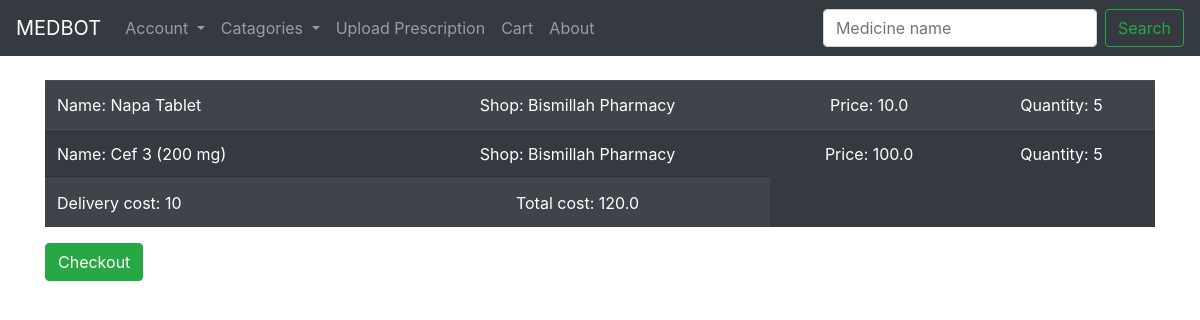
The page /Cart (signed in) on the database as committed earlier.
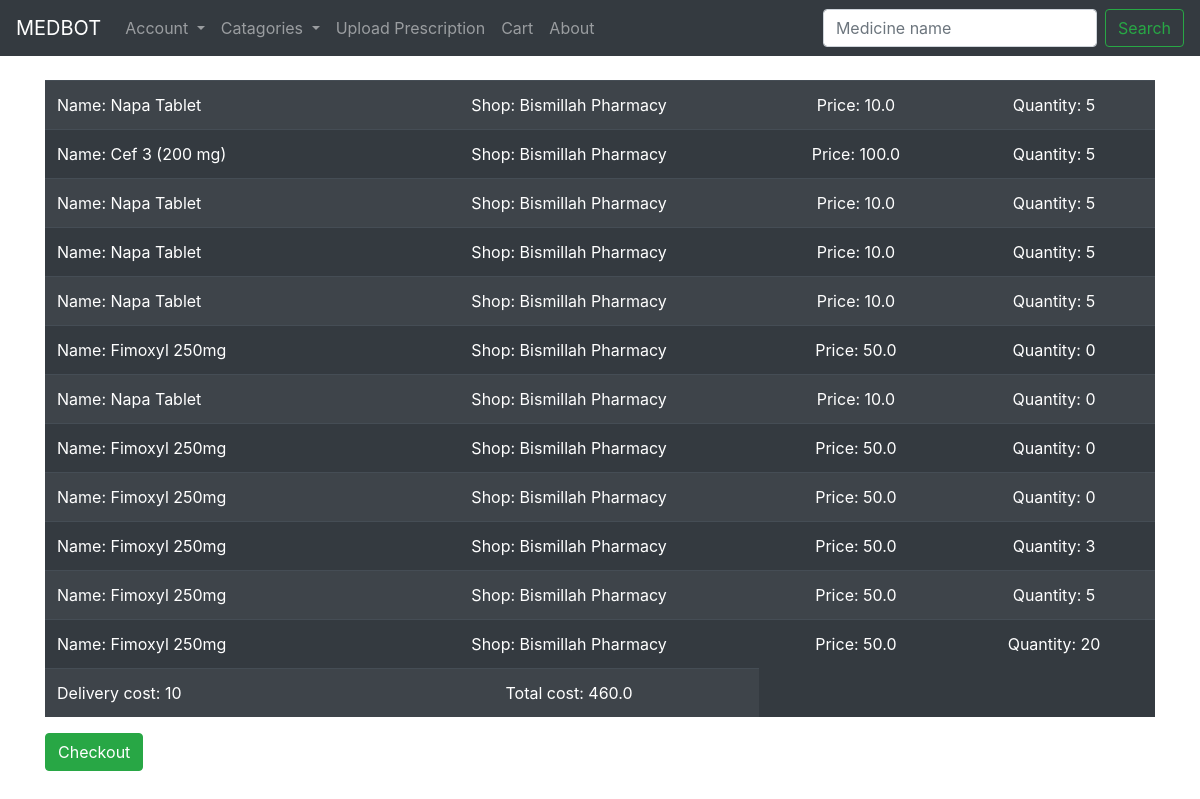
The same page on the database as committed later.
### medbot_app/models.py (models this page shows, shortened)
class Cart(models.Model):
	cart_id = models.BigAutoField(primary_key = True)
	pharmacy_id = models.ForeignKey(Employee, on_delete = models.CASCADE)
	customer_id = models.ForeignKey(Customer, on_delete = models.CASCADE)
	adding_quantity = models.IntegerField(default= 5)
	med_id = models.ForeignKey(Inventory, on_delete = models.CASCADE)

class Inventory(models.Model):
	MUSTPRESCRIBED = 'MP'
	MUSTNOTPRESCRIBE = 'MNP'
	MEDICINESTATUS = [
		(MUSTPRESCRIBED, 'Must be Prescribed'),
		(MUSTNOTPRESCRIBE, 'Must not be Prescribed'),
	]
	GENERAL = 'A'
	BLOOD = 'B'
	DIGESTIVE = 'D'
	EYE = 'F'
	EAR = 'H'
	CIRCULATORY = 'K'
	MUSCULOSKELETAL = 'L'
	NEUROLOGICAL = 'N'
	PSYCHOLOGICAL = 'P'
	RESPIRATORY = 'R'
	SKIN = 'S'
	ENDORCRINE = 'T'
	UROLOGY = 'U'
	PREGNANCY = 'W'
	FEMALEGENITAL = 'X'
	MALEGENITAL = 'Y'
	SOCIALPROB = 'Z'
	MEDICINECATAGORIES = [
		(GENERAL, 'General and unspecified'),
		(BLOOD, 'Blood, blood forming organs, lymphatics, spleen'),
		(DIGESTIVE, 'Digestive'),
		(EYE, 'Eye'),
		(EAR, 'Ear'),
		(CIRCULATORY, 'Circulatory'),
		(MUSCULOSKELETAL, 'Musculoskeletal'),
		(NEUROLOGICAL, 'Neorological'),
		(PSYCHOLOGICAL, 'Psychological'),
		(RESPIRATORY, 'Respiratory'),
		(SKIN, 'Skin'),
		(ENDORCRINE, 'Endocrine, metabolic and nutritional'),
		(UROLOGY, 'Urology'),
		(PREGNANCY, 'Pregnancy, childbirth, family planning'),
		(FEMALEGENITAL, 'Female genital system and breast'),
		(MALEGENITAL, 'Male genital system'),
		(SOCIALPROB, 'Social problems'),
	]
	med_name = models.CharField(max_length = 200)
	med_id = models.BigAutoField(primary_key = True, serialize=False)
	med_price = models.FloatField(max_length = 10)
	med_quantity = models.PositiveIntegerField()
	med_status = models.CharField(max_length = 3, choices = MEDICINESTATUS, default=MUSTPRESCRIBED)
	med_catagory = models.CharField(max_length = 2, choices = MEDICINECATAGORIES, default = GENERAL)
	med_generic = models.CharField(max_length = 100)
	pharmacy_id = models.ForeignKey(Employee, on_delete = models.CASCADE)
	def __str__(self):
		return self.med_name

class Employee(models.Model):
	pharmacy_id = models.BigAutoField(primary_key = True)
	pharmacy_address = models.CharField(max_length = 254)
	owner_name = models.CharField(max_length = 100)
	pharmacy_name = models.CharField(max_length = 100)
	pharmacy_reg_id = models.CharField(max_length = 100)
	employee_password = models.CharField(max_length = 100)
	pharmacy_rating = models.FloatField(max_length=3, null=True)
	pharmacy_rating_count = models.PositiveIntegerField(default = 0)
	employee_email = models.EmailField(max_length = 254)
	employee_phone = models.CharField(max_length = 15)
	employee_longT = models.CharField(max_length = 20, default= "90.40")
	employee_latiT = models.CharField(max_length = 20, default= "20.40")
	def __str__(self):
		return self.pharmacy_name

### medbot_app/views.py (the view)
# urls.py: path('Cart', views.cart, name= 'cart'),
def cart(request):
	if request.session.is_empty():
		return redirect('loginC')
	else:
		obj = Cart.objects.filter(customer_id = request.session['userId'])
		all_cost = 10
		for k in obj:
			all_cost = k.med_id.med_price + all_cost
		context = {'all': obj, 'price_of': all_cost}
		return render(request, 'cart.html', context)

### medbot_app/templates/cart.html (shortened to what this page needs)
{% extends 'baseC.html' %}
{% block content %}
	{% if all %}
	<div class="table-responsive">
		<table class="table table-striped table-dark">
			{% for things in all %}
				<tr>
					<td>Name: {{ things.med_id }}</td>
					<td><center>Shop: {{ things.pharmacy_id }}</center></td>
					<td><center>Price: {{ things.med_id.med_price }}</td>
					<td><center>Quantity: {{ things.adding_quantity }}</td>
			{% endfor %}
				</tr>
				<tr>
					<td>Delivery cost: 10</td>
					<td><center>Total cost: {{ price_of }}</td>
		</table>
	</div>
	{% endif %}
	<form action="{% url 'checkoutC' %}" method="POST">
		<div>
			<button  type="submit" class="btn btn-success">Checkout</button>
		</div>
	</form>
{% endblock %}

### medbot_app/templates/baseC.html (shortened to what this page needs)
<!doctype html>
<html lang="en">
  <head>
    <link rel="stylesheet" href="https://stackpath.bootstrapcdn.com/bootstrap/4.5.0/css/bootstrap.min.css">
	<link href='https://api.mapbox.com/mapbox-gl-js/v1.11.1/mapbox-gl.css' rel='stylesheet' />
  </head>
  <body>
  	<nav class="navbar navbar-expand-lg navbar-dark bg-dark">
	  <a class="navbar-brand" href="{% url 'loginCustomer' %}">MEDBOT</a>
	  <div class="collapse navbar-collapse" id="navbarSupportedContent">
	    <ul class="navbar-nav mr-auto">
	    	<li class="nav-item dropdown">
	        <a class="nav-link dropdown-toggle" href="#" id="navbarDropdown" role="button" data-toggle="dropdown" aria-haspopup="true" aria-expanded="false">
	          Account
	        </a>
	      </li>
	      <li class="nav-item dropdown">
	        <a class="nav-link dropdown-toggle" href="#" id="navbarDropdown" role="button" data-toggle="dropdown" aria-haspopup="true" aria-expanded="false">
	          Catagories
	        </a>
	      </li>
	      <li class="nav-item">
        	<a class="nav-link" href="#" tabindex="-1">Upload Prescription</a>
      	  </li>
      	  <li class="nav-item">
        	<a class="nav-link" href="{% url 'cart' %}" tabindex="-1">Cart</a>
      	  </li>
	      <li class="nav-item">
	        <a class="nav-link" href="{% url 'about' %}">About</a>
	      </li>
	    </ul>
	    <form class="form-inline my-2 my-lg-0">
	      <input class="form-control mr-sm-2" type="search" placeholder="Medicine name" aria-label="Search">
	      <button class="btn btn-outline-success my-2 my-sm-0" type="submit">Search</button>
	    </form>
	  </div>
	</nav>
  	<br>
  	<div class="container">
    	{% block content %}
		{% endblock %}
	</div>
  </body>
</html>

Rows that differ between the two databases and show on the page:
added Cart: med_id "Napa Tablet", pharmacy_id "Bismillah Pharmacy", med_id.med_price "10.0", adding_quantity "5"
added Cart: med_id "Napa Tablet", pharmacy_id "Bismillah Pharmacy", med_id.med_price "10.0", adding_quantity "5"
added Cart: med_id "Napa Tablet", pharmacy_id "Bismillah Pharmacy", med_id.med_price "10.0", adding_quantity "5"
added Cart: med_id "Fimoxyl 250mg", pharmacy_id "Bismillah Pharmacy", med_id.med_price "50.0", adding_quantity "0"
added Cart: med_id "Napa Tablet", pharmacy_id "Bismillah Pharmacy", med_id.med_price "10.0", adding_quantity "0"
added Cart: med_id "Fimoxyl 250mg", pharmacy_id "Bismillah Pharmacy", med_id.med_price "50.0", adding_quantity "0"
added Cart: med_id "Fimoxyl 250mg", pharmacy_id "Bismillah Pharmacy", med_id.med_price "50.0", adding_quantity "0"
added Cart: med_id "Fimoxyl 250mg", pharmacy_id "Bismillah Pharmacy", med_id.med_price "50.0", adding_quantity "3"
added Cart: med_id "Fimoxyl 250mg", pharmacy_id "Bismillah Pharmacy", med_id.med_price "50.0", adding_quantity "5"
added Cart: med_id "Fimoxyl 250mg", pharmacy_id "Bismillah Pharmacy", med_id.med_price "50.0", adding_quantity "20"
Other text that changed with them:
{{ price_of }}: "120.0" → "460.0"
